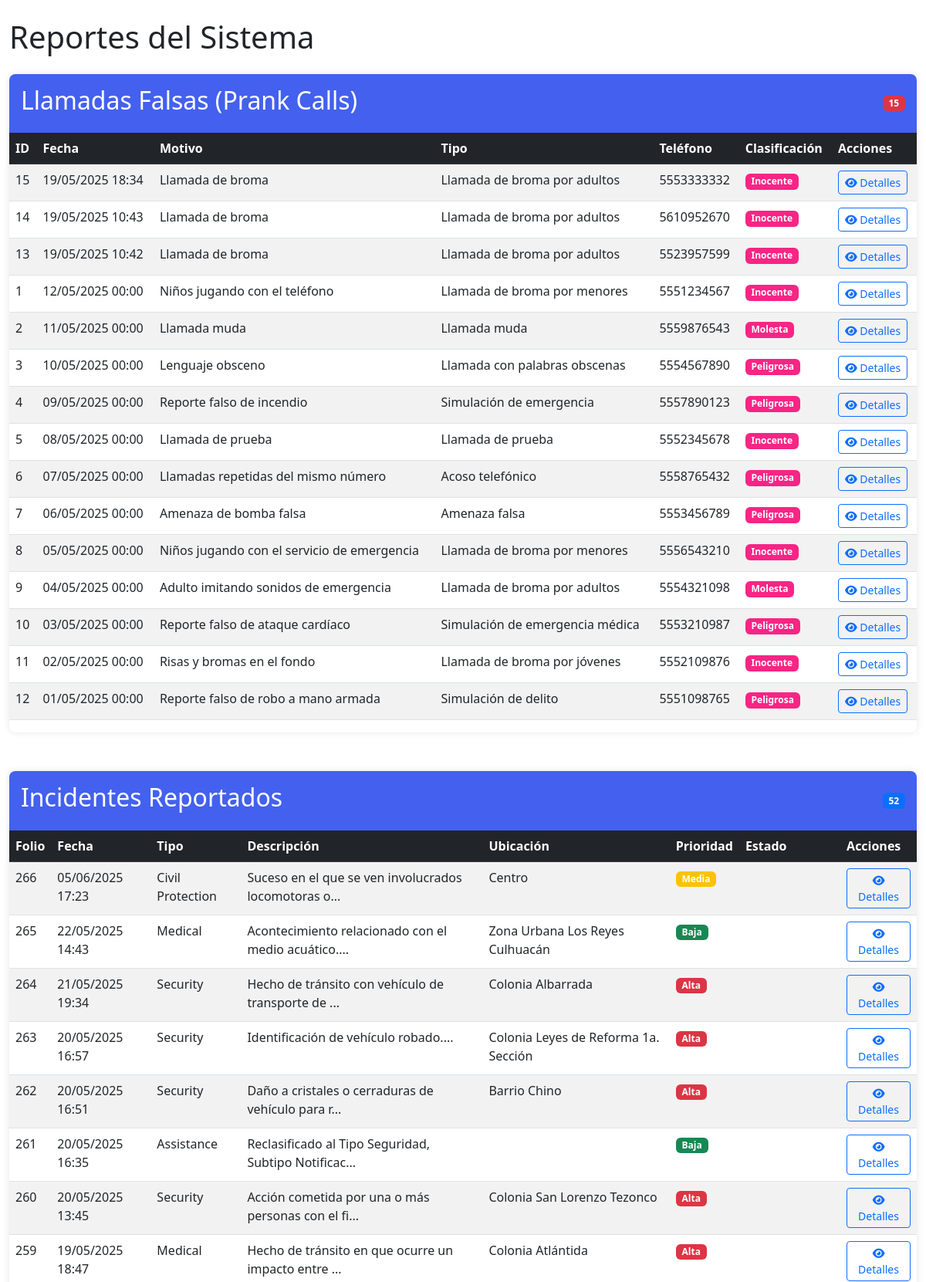
The page /supervisorOp/reports.php (signed in, upper part) on the database its author committed.
### tables this page shows
CREATE TABLE `prank_calls` (
  `folio_prank_call` int(11) NOT NULL AUTO_INCREMENT,
  `id_llamada` int(11) DEFAULT NULL,
  `motivo` varchar(255) NOT NULL COMMENT 'Descripción de la llamada falsa',
  `tipo_broma` varchar(50) NOT NULL COMMENT 'Categoría de la broma',
  `hora_prank_call` time NOT NULL DEFAULT current_timestamp(),
  `fecha_prank_call` datetime NOT NULL DEFAULT current_timestamp(),
  `fecha_actualizacion` datetime DEFAULT NULL,
  `id_operador` int(11) NOT NULL COMMENT 'Operador que clasificó la llamada',
  `telefono_origen` varchar(20) NOT NULL,
  `clasificacion` enum('Inocente','Molesta','Peligrosa') NOT NULL DEFAULT 'Inocente',
  `acciones_tomadas` text DEFAULT NULL COMMENT 'Medidas aplicadas al número',
  `bloqueo_numero` tinyint(1) DEFAULT 0 COMMENT 'Si se bloqueó el número',
  `colonia` varchar(255) DEFAULT NULL,
  `localidad` varchar(255) DEFAULT NULL,
  `municipio` varchar(255) DEFAULT NULL,
  PRIMARY KEY (`folio_prank_call`),
  KEY `id_llamada` (`id_llamada`),
  CONSTRAINT `prank_calls_ibfk_1` FOREIGN KEY (`id_llamada`) REFERENCES `llamadas` (`id_llamada`)
);

CREATE TABLE `incidentes` (
  `folio_incidente` int(11) NOT NULL AUTO_INCREMENT,
  `quepaso` varchar(255) NOT NULL,
  `tipo_auxilio` varchar(50) NOT NULL,
  `hora_incidente` time NOT NULL,
  `fecha_incidente` datetime NOT NULL,
  `fecha_actualizacion` datetime DEFAULT NULL,
  `num_personas` int(11) NOT NULL,
  `latitud` decimal(10,8) DEFAULT NULL,
  `longitud` decimal(11,8) DEFAULT NULL,
  `telefono` varchar(20) NOT NULL,
  `id_usuario_reporta` int(11) DEFAULT NULL,
  `clasificacion` varchar(20) DEFAULT NULL,
  `prioridad` enum('Alta','Media','Baja') DEFAULT 'Media',
  `id_unidad_asignada` int(11) DEFAULT NULL,
  `colonia` varchar(255) DEFAULT NULL,
  `localidad` varchar(255) DEFAULT NULL,
  `municipio` varchar(255) DEFAULT NULL,
  `id_emergency_type` varchar(10) DEFAULT NULL,
  `id_llamada` int(11) DEFAULT NULL,
  `hora` time DEFAULT NULL,
  `hora_edicion` time DEFAULT NULL,
  `nombre_completo` varchar(30) DEFAULT NULL,
  `detalle` text DEFAULT NULL,
  `objetos_involucrados` varchar(40) DEFAULT NULL,
  `tipo_telefono` enum('Local','Celular','Publico') DEFAULT NULL,
  `referencia_lugar` text DEFAULT NULL,
  `id_despachador_asignado` int(11) NOT NULL,
  PRIMARY KEY (`folio_incidente`),
  KEY `id_usuario_reporta` (`id_usuario_reporta`),
  KEY `id_unidad_asignada` (`id_unidad_asignada`),
  KEY `id_emergency_type` (`id_emergency_type`),
  KEY `fk_incidente_llamada` (`id_llamada`),
  KEY `fk_despachador_asignado` (`id_despachador_asignado`),
  CONSTRAINT `fk_despachador_asignado` FOREIGN KEY (`id_despachador_asignado`) REFERENCES `usuarios` (`id_usuario`) ON UPDATE CASCADE,
  CONSTRAINT `fk_incidente_llamada` FOREIGN KEY (`id_llamada`) REFERENCES `llamadas` (`id_llamada`) ON DELETE SET NULL ON UPDATE CASCADE,
  CONSTRAINT `incidentes_ibfk_1` FOREIGN KEY (`id_usuario_reporta`) REFERENCES `usuarios` (`id_usuario`) ON DELETE SET NULL,
  CONSTRAINT `incidentes_ibfk_2` FOREIGN KEY (`id_unidad_asignada`) REFERENCES `unidades` (`id_unidad`) ON DELETE SET NULL,
  CONSTRAINT `incidentes_ibfk_3` FOREIGN KEY (`id_emergency_type`) REFERENCES `EmergencyTypes` (`code`)
);

### supervisorOp/reports.php (the view, shortened to what this page needs)
<?php
require_once '../db.php';
function fetchData($pdo, $query) {
    try {
        $stmt = $pdo->query($query);
        return $stmt->fetchAll(PDO::FETCH_ASSOC);
    } catch (PDOException $e) {
        die("Query failed: " . $e->getMessage());
    }
}
?>
<!DOCTYPE html>
<html lang="es">
<head>
    <link href="https://cdn.jsdelivr.net/npm/bootstrap@5.3.0/dist/css/bootstrap.min.css" rel="stylesheet">
</head>
<body>
    <div class="container-fluid py-4">
        <h1 class="mb-4">Reportes del Sistema</h1>
        <div class="table-container">
            <div class="table-header d-flex justify-content-between align-items-center">
                <h2>Llamadas Falsas (Prank Calls)</h2>
                <span class="badge bg-danger"><?php
                    $count = $pdo->query("SELECT COUNT(*) FROM prank_calls")->fetchColumn();
                    echo $count;
                ?></span>
            </div>
            <div class="table-responsive">
                <table class="table table-striped table-hover">
                    <thead class="table-dark">
                        <tr>
                            <th>ID</th>
                            <th>Fecha</th>
                            <th>Motivo</th>
                            <th>Tipo</th>
                            <th>Teléfono</th>
                            <th>Clasificación</th>
                            <th>Acciones</th>
                        </tr>
                    </thead>
                    <tbody>
                        <?php
                        $prankCalls = fetchData($pdo, "
                            SELECT pc.*, l.id_operador, u.nombre as operador_nombre
                            FROM prank_calls pc
                            LEFT JOIN llamadas l ON pc.id_llamada = l.id_llamada
                            LEFT JOIN usuarios u ON l.id_operador = u.id_usuario
                            ORDER BY pc.fecha_prank_call DESC
                            LIMIT 100
                        ");
                        foreach ($prankCalls as $call) {
                            echo "<tr>
                                <td>{$call['folio_prank_call']}</td>
                                <td>" . date('d/m/Y H:i', strtotime($call['fecha_prank_call'])) . "</td>
                                <td>{$call['motivo']}</td>
                                <td>{$call['tipo_broma']}</td>
                                <td>{$call['telefono_origen']}</td>
                                <td><span class='badge badge-prank'>{$call['clasificacion']}</span></td>
                                <td>
                                    <button class='btn btn-sm btn-outline-primary' onclick='viewDetails({$call['folio_prank_call']}, \"prank\")'>
                                        <i class='fas fa-eye'></i> Detalles
                                    </button>
                                </td>
                            </tr>";
                        }
                        ?>
                    </tbody>
                </table>
            </div>
        </div>
        <div class="table-container">
            <div class="table-header d-flex justify-content-between align-items-center">
                <h2>Incidentes Reportados</h2>
                <span class="badge bg-primary"><?php
                    $count = $pdo->query("SELECT COUNT(*) FROM incidentes")->fetchColumn();
                    echo $count;
                ?></span>
            </div>
            <div class="table-responsive">
                <table class="table table-striped table-hover">
                    <thead class="table-dark">
                        <tr>
                            <th>Folio</th>
                            <th>Fecha</th>
                            <th>Tipo</th>
                            <th>Descripción</th>
                            <th>Ubicación</th>
                            <th>Prioridad</th>
                            <th>Estado</th>
                            <th>Acciones</th>
                        </tr>
                    </thead>
                    <tbody>
                        <?php
                        $incidents = fetchData($pdo, "
                            SELECT i.*, u.nombre as reportador_nombre,
                                   et.name as tipo_emergencia, et.priority as prioridad_defecto
                            FROM incidentes i
                            LEFT JOIN usuarios u ON i.id_usuario_reporta = u.id_usuario
                            LEFT JOIN EmergencyTypes et ON i.id_emergency_type = et.code
                            ORDER BY i.fecha_incidente DESC
                            LIMIT 100
                        ");
                        foreach ($incidents as $incident) {
                            $priority = $incident['prioridad'] ?: $incident['prioridad_defecto'];
                            $priorityClass = match($priority) {
                                'Alta' => 'danger',
                                'Media' => 'warning',
                                'Baja' => 'success',
                                default => 'secondary'
                            };
                            echo "<tr>
                                <td>{$incident['folio_incidente']}</td>
                                <td>" . date('d/m/Y H:i', strtotime($incident['fecha_incidente'])) . "</td>
                                <td>{$incident['tipo_auxilio']}</td>
                                <td>" . substr($incident['quepaso'], 0, 50) . "...</td>
                                <td>{$incident['colonia']}</td>
                                <td><span class='badge bg-$priorityClass'>$priority</span></td>
                                <td><span class='badge bg-info'>{$incident['clasificacion']}</span></td>
                                <td>
                                    <button class='btn btn-sm btn-outline-primary' onclick='viewDetails({$incident['folio_incidente']}, \"incident\")'>
                                        <i class='fas fa-eye'></i> Detalles
                                    </button>
                                </td>
                            </tr>";
                        }
                        ?>
                    </tbody>
                </table>
            </div>
        </div>
    </div>
</body>
</html>

### supervisorOp/reports.php (style rules this page uses)
.table-container { margin-bottom: 50px; box-shadow: 0 0 10px rgba(0,0,0,0.1); border-radius: 8px; overflow: hidden; }
.table-header { background-color: #4361ee; color: white; padding: 15px; }
.badge-prank { background-color: #f72585; }

### rows shown on the page
prank_calls: folio_prank_call "15", fecha_prank_call "19/05/2025 18:34", motivo "Llamada de broma", tipo_broma "Llamada de broma por adultos", telefono_origen "5553333332", clasificacion "Inocente"
prank_calls: folio_prank_call "14", fecha_prank_call "19/05/2025 10:43", motivo "Llamada de broma", tipo_broma "Llamada de broma por adultos", telefono_origen "5610952670", clasificacion "Inocente"
prank_calls: folio_prank_call "13", fecha_prank_call "19/05/2025 10:42", motivo "Llamada de broma", tipo_broma "Llamada de broma por adultos", telefono_origen "5523957599", clasificacion "Inocente"
prank_calls: folio_prank_call "1", fecha_prank_call "12/05/2025 00:00", motivo "Niños jugando con el teléfono", tipo_broma "Llamada de broma por menores", telefono_origen "5551234567", clasificacion "Inocente"
prank_calls: folio_prank_call "2", fecha_prank_call "11/05/2025 00:00", motivo "Llamada muda", tipo_broma "Llamada muda", telefono_origen "5559876543", clasificacion "Molesta"
prank_calls: folio_prank_call "3", fecha_prank_call "10/05/2025 00:00", motivo "Lenguaje obsceno", tipo_broma "Llamada con palabras obscenas", telefono_origen "5554567890", clasificacion "Peligrosa"
prank_calls: folio_prank_call "4", fecha_prank_call "09/05/2025 00:00", motivo "Reporte falso de incendio", tipo_broma "Simulación de emergencia", telefono_origen "5557890123", clasificacion "Peligrosa"
prank_calls: folio_prank_call "5", fecha_prank_call "08/05/2025 00:00", motivo "Llamada de prueba", tipo_broma "Llamada de prueba", telefono_origen "5552345678", clasificacion "Inocente"
prank_calls: folio_prank_call "6", fecha_prank_call "07/05/2025 00:00", motivo "Llamadas repetidas del mismo número", tipo_broma "Acoso telefónico", telefono_origen "5558765432", clasificacion "Peligrosa"
prank_calls: folio_prank_call "7", fecha_prank_call "06/05/2025 00:00", motivo "Amenaza de bomba falsa", tipo_broma "Amenaza falsa", telefono_origen "5553456789", clasificacion "Peligrosa"
prank_calls: folio_prank_call "8", fecha_prank_call "05/05/2025 00:00", motivo "Niños jugando con el servicio de emergencia", tipo_broma "Llamada de broma por menores", telefono_origen "5556543210", clasificacion "Inocente"
prank_calls: folio_prank_call "9", fecha_prank_call "04/05/2025 00:00", motivo "Adulto imitando sonidos de emergencia", tipo_broma "Llamada de broma por adultos", telefono_origen "5554321098", clasificacion "Molesta"
prank_calls: folio_prank_call "10", fecha_prank_call "03/05/2025 00:00", motivo "Reporte falso de ataque cardíaco", tipo_broma "Simulación de emergencia médica", telefono_origen "5553210987", clasificacion "Peligrosa"
prank_calls: folio_prank_call "11", fecha_prank_call "02/05/2025 00:00", motivo "Risas y bromas en el fondo", tipo_broma "Llamada de broma por jóvenes", telefono_origen "5552109876", clasificacion "Inocente"
prank_calls: folio_prank_call "12", fecha_prank_call "01/05/2025 00:00", motivo "Reporte falso de robo a mano armada", tipo_broma "Simulación de delito", telefono_origen "5551098765", clasificacion "Peligrosa"
incidentes: folio_incidente "266", fecha_incidente "05/06/2025 17:23", tipo_auxilio "Civil Protection", quepaso "Suceso en el que se ven involucrados locomotoras o", colonia "Centro", prioridad "Media"
incidentes: folio_incidente "265", fecha_incidente "22/05/2025 14:43", tipo_auxilio "Medical", quepaso "Acontecimiento relacionado con el medio acuático.", colonia "Zona Urbana Los Reyes Culhuacán", prioridad "Baja"
incidentes: folio_incidente "264", fecha_incidente "21/05/2025 19:34", tipo_auxilio "Security", quepaso "Hecho de tránsito con vehículo de transporte de", colonia "Colonia Albarrada", prioridad "Alta"
incidentes: folio_incidente "263", fecha_incidente "20/05/2025 16:57", tipo_auxilio "Security", quepaso "Identificación de vehículo robado.", colonia "Colonia Leyes de Reforma 1a. Sección", prioridad "Alta"
incidentes: folio_incidente "262", fecha_incidente "20/05/2025 16:51", tipo_auxilio "Security", quepaso "Daño a cristales o cerraduras de vehículo para r", colonia "Barrio Chino", prioridad "Alta"
incidentes: folio_incidente "261", fecha_incidente "20/05/2025 16:35", tipo_auxilio "Assistance", quepaso "Reclasificado al Tipo Seguridad, Subtipo Notificac", prioridad "Baja"
incidentes: folio_incidente "260", fecha_incidente "20/05/2025 13:45", tipo_auxilio "Security", quepaso "Acción cometida por una o más personas con el fi", colonia "Colonia San Lorenzo Tezonco", prioridad "Alta"
incidentes: folio_incidente "259", fecha_incidente "19/05/2025 18:47", tipo_auxilio "Medical", quepaso "Hecho de tránsito en que ocurre un impacto entre", colonia "Colonia Atlántida", prioridad "Alta"

### other values the page prints
$count "15"
$count "52"
